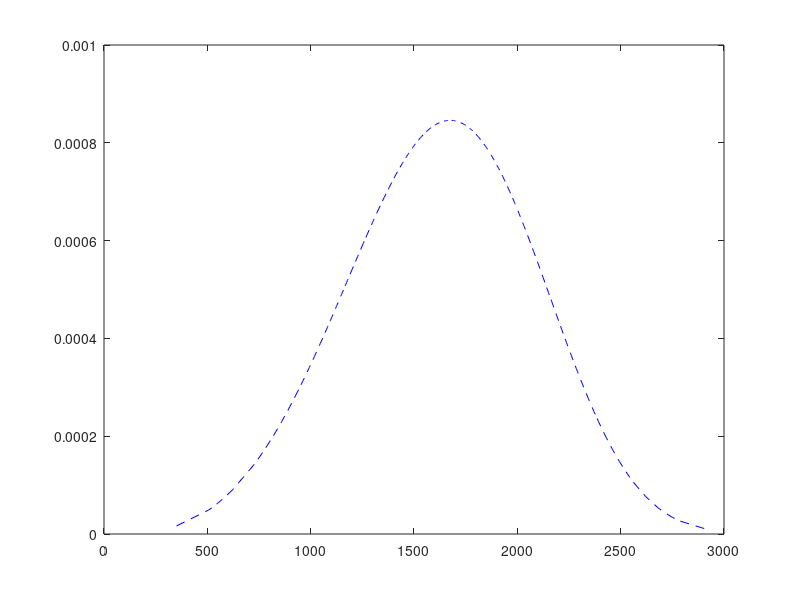

The MATLAB source for this figure: (Note: this script raises an error after producing the figure.)
%% ============== Part 1: Initialization & A Lot More ================
% Step 1: Initialization
%clearvars -except Experiment;


clear all; clc; close all


NumSims=1000;
NumParts3=2700;  
zwblB=1.3;
xwblB=4; 
zwblA=4000; %6000 
xwblA=1800; %3500
yUsedShift= 100;
zUsedShift=1000; 
xUsedShift=100; 

CMSOngoingCosts=20000/60;
CMSOneTimeCosts=0;





% Step 2: Defining the machining paths
%  We start by defining the setup of the manufacturing system 




%Machines that perform Class A: Drilling operations
ClassAOpMach = [1 2 3]; 
%Machines that perform Class B: Boring operations
ClassBOpMach = [4 5 6 7 8]; 
%Machines that perform Class C: Laser Engraving operations
ClassCOpMach = [9 10];

permA=perms(ClassAOpMach); permA=permA(:,1); permA=unique(permA,'rows');
permB=perms(ClassBOpMach); permB=permB(:,1:2); permB=unique(permB,'rows');
permC=perms(ClassCOpMach); permC=permC(:,1); permC=unique(permC,'rows');

indMatLen=length(permA)*length(permB)*length(permC);
indMat=ones(indMatLen,3).*repmat((1:indMatLen)',1,3);

indMat(:,1)=(rem((indMat(:,1)-1),length(permA)))+1;
indMat(:,2)=(rem((indMat(:,2)-1-indMat(:,1)+1)/length(permA),length(permB)))+1;
mMat=(indMat(:,3)-1-indMat(:,1)+1)/length(permA);
indMat(:,3)=(rem((mMat-indMat(:,2)+1)/length(permB),length(permC)))+1;

permAmat=permA(indMat(:,1));
permBmat=permB(indMat(:,2),:);
permCmat=permC(indMat(:,3));

% Due to the order of machines in a path:
AllPossiblePaths=[permAmat permBmat(:,1) permCmat permBmat(:,2)];

%Select the paths considered by simulation:
NumRows=120;
SelRows=randperm(size(AllPossiblePaths,1),NumRows);
SelUniquePaths=AllPossiblePaths(SelRows,:);

% Now we can create a Unique Paths matrix with:
UniquePaths=mat2cell(SelUniquePaths,ones(1,size(SelUniquePaths,1)),size(SelUniquePaths,2));



% =============== Part 2: Include Fail Time Probability Distributions  ================
% Example to incorporate probability distributions of machine failure times

% Look for failure times for our 10 machines, with different sets of 
% underlying fail-time probability distributions


% =============================
% Step #1: Initializations

% Total number of available machines
NumNodes = max(horzcat(UniquePaths{:})); 

% Simulation/operation duration is 45 minutes (2700 seconds)
% NumParts3=2700;  

% Added value by each 'good' machine
ProdVal3 = 2;

% Subtracted value by each 'bad' machine (post-degradation)
BadLevel3 = -3;

% Acceptable limit of product value
GoodLim=0;


% ============================
% Step #2: Each class of machines (Class A, Class B, Class C) has 
% its own life distribution, by which where the failure times come from

% Class A-operation Machine Distributions:
theta=4800;
y=floor(sort(exprnd(theta*ones(1,length(ClassAOpMach)))));
fy=(1/theta)*exp(-y./theta);
ExpShapes=20;
yShape=floor(sort(exprnd(theta*ones(1,ExpShapes*length(ClassAOpMach))))); % ceil() or floor() is optional
fyShape=(1/theta)*exp(-yShape./theta);


% Class B-operation Machine Distributions:
% 1st Weibull distribution set:
    %Shape parameter, beta, unitless:
%zwblB=1.3; %1.3
    %Scale parameter, alpha, in seconds: 
    % close def'n: at what point of time does the curve has the smallest 
    % derivative determines "spread" of the distribution
% zwblA=1000; 
z=floor(sort(wblrnd(zwblA,zwblB,[1,length(ClassBOpMach)]))); 
fz=(zwblB/(zwblA^zwblB)).*(z.^(zwblB-1)).*exp(-((z./zwblA).^(zwblB)));
% For a more clear shape of the distribution:
WeibullShapes=50;
zShape=floor(sort(wblrnd(zwblA,zwblB,[1,WeibullShapes*length(ClassBOpMach)]))); 
fzShape=(zwblB/(zwblA^zwblB)).*(zShape.^(zwblB-1)).*exp(-((zShape./zwblA).^(zwblB)));

% Class C-operation Machine Distributions:
% 2nd Weibull distribution set:
%     %Shape parameter, beta, unitless:
% xwblB=4; 
    %Scale parameter, alpha, in seconds: 
    % close def'n: at what point of time does the curve has the smallest 
    % derivative determines "spread" of the distribution
% xwblA=1800; 
x=floor(sort(wblrnd(xwblA,xwblB,[1,length(ClassCOpMach)]))); 
fx=(xwblB/(xwblA^xwblB)).*(x.^(xwblB-1)).*exp(-((x./xwblA).^(xwblB)));
% For a more clear shape of the distribution:
% WeibullShapes=20;
xShape=floor(sort(wblrnd(xwblA,xwblB,[1,200*length(ClassCOpMach)]))); 
fxShape=(xwblB/(xwblA^xwblB)).*(xShape.^(xwblB-1)).*exp(-((xShape./xwblA).^(xwblB)));


% Plot of the machines by underlying distribution of fail times
figure(22); plot(xShape,fxShape,'b--')
hold on;
xline(NumParts3);
hold off;
legend('Weibull Distribution; (Alpha, Beta) = (3800, 4)',...
    'Production Stop','location','northeast')
title({'Estimated Life Distribution',...
    'for Laser Engraving Machine'})
xlabel('Time (Minutes)')


tiempo=1:NumParts3;

%
% Class A-operation Machine, Exponential instantaneous failure rate:
hY=(1/theta).*ones(1,length(tiempo+yUsedShift));
% Class B-operation Machine, Weibull-1 instantaneous failure rate:
hZ=(zwblB/zwblA)*(((tiempo+zUsedShift)./zwblA).^(zwblB-1)); 
% Class C-operation Machine, Weibull-2 instantaneous failure rate:
hX=(xwblB/xwblA)*(((tiempo+xUsedShift)./xwblA).^(xwblB-1)); 


% Class A-operation Machines (Exponential distribution):
numFailModesClassAy=1;
aY= ones(numFailModesClassAy,length(tiempo));

% Class B-operation Machines (Weibull-1 distribution):
numFailModesClassBz=2;
minaZ=0;
maxaZ=1;
aZ=[0.3*ones(1,length(tiempo)); 0.7*ones(1,length(tiempo))];
%aZ=randfixedsum(numFailModesClassBz,length(tiempo),1,minaZ,maxaZ); %Using a function from Mathworks File Exchange

% Class C-operation Machines (Weibull-2 distribution):
numFailModesClassCx=3;
minaX=0;
maxaX=1;
aX=[0.2*ones(1,length(tiempo)); 0.5*ones(1,length(tiempo));0.3*ones(1,length(tiempo))];

%aX=randfixedsum(numFailModesClassCx,length(tiempo),1,minaX,maxaX); %Using a function from Mathworks File Exchange


figure(23);
plot(tiempo,hX,'b--','DisplayName','Weibull Instantaneous Failure Rate')
title({'Instantaneous Failure Rates & Their Failure Mode Ratios',...
    'for Laser Engraving Machine'})
xlabel('Time (Minutes)');
hold on
for kk=1:numFailModesClassCx
    clr3=kk/numFailModesClassCx;
    plot(tiempo,mean(aX(kk,:)).*hX,'LineStyle',':','Color',[0 0 clr3],'DisplayName',strcat('Failure Mode Ratio ', num2str(kk)));
end
%for journal sim:
% mean(aX(kk,end-4:end))
legend('location','east')

hold off



% Beta represents the conditional probability that a failure will result in 
    % identified severities, given that the failure mode actually occurs
BetaY=0.6;%unifrnd(.5,1,[numFailModesClassAy,1]);
BetaZ=[0.72; 0.63];%unifrnd(.75,1,[numFailModesClassBz,1]);
BetaX=[0.85; 0.58; 0.54]; %unifrnd(.6,1,[numFailModesClassCx,1]);

figure(24);
hold on;
for kk=1:numFailModesClassCx
    clr3=kk/numFailModesClassCx;
    plot(tiempo,BetaX.*ones(1,length(tiempo)),'LineStyle','--','Color',[0 0 clr3],'DisplayName', ...
        strcat('Conditional Probability for Failure Mode: ', num2str(kk)));
end
xlabel('Time (Minutes)');
title({'Conditional Probability to Result in Identified Severity',...
    'for Laser Engraving Machine'})
legend('location','east')
hold off;


tiempoAy=1:NumParts3+yUsedShift;
hYTot=(1/theta).*ones(1,length(tiempoAy));
hYinteg=cumtrapz(hYTot);
hYinteg=hYinteg(yUsedShift+1:NumParts3+yUsedShift);

tiempoBz=1:NumParts3+zUsedShift;
hZTot=(zwblB/zwblA)*(((tiempoBz)./zwblA).^(zwblB-1));
hZinteg=cumtrapz(hZTot);
hZinteg=hZinteg(zUsedShift+1:NumParts3+zUsedShift);

tiempoCx=1:NumParts3+xUsedShift;
hXTot=(xwblB/xwblA)*(((tiempoCx)./xwblA).^(xwblB-1));
hXinteg=cumtrapz(hXTot);
hXinteg=hXinteg(xUsedShift+1:NumParts3+xUsedShift);



CostsAy=[118]; %unifrnd(110,130,[numFailModesClassAy,1]); %Class A, Exponential Machines, 1 failure mode
CostsBz=[155; 189]; %unifrnd(170,190,[numFailModesClassBz,1]); %Class B, Weibull-1 Machines, 2 failure modes
CostsCx=[67; 96; 150]; %unifrnd(50,180,[numFailModesClassCx,1]); %Class C, Weibull-2 Machines, 3 failure modes

figure(26);
% title({'Severity of Failure Modes',...
%         'for Laser Engraving Machine'})
title('Severity of Failure Modes')
ylabel('Dollars');
xlabel('Minutes');
hold on
% for jj=1:numFailModesClassAy
%     clr2=jj/numFailModesClassAy;
%     plot(tiempo,CostsAy(jj).*ones(1,length(tiempo)),'LineStyle',':','Color',[clr2 0 0],'DisplayName', ...
%         strcat('Costs for Class A, Exponential Machine Failure Mode: ', num2str(jj)));
% end
% 
% for ii=1:numFailModesClassBz
%     clr1=ii/numFailModesClassBz;
%     plot(tiempo,CostsBz(ii).*ones(1,length(tiempo)),'LineStyle','-','Color',[0 0 clr1],'DisplayName', ...
%         strcat('Costs for Class B, Weibull-1 Machine Failure Mode: ', num2str(ii)));
% end

for kk=1:numFailModesClassCx
    clr3=kk/numFailModesClassCx;
    plot(tiempo,CostsCx(kk).*ones(1,length(tiempo)),'LineStyle','--','DisplayName', ...
        sprintf('Failure Mode %i',kk));
end
ylim([0 210]);
xlim([0 NumParts3]);
legend('location','northwest')
hold off



% ============================
% Step #9: Calculating Occurrence:

% figure(27);
% hold on
% title({'Failure Mode Occurrence, as Criticality(Cm),',...
%     'for Laser Engraving Machine'})
% xlabel('Time (Minutes)');

BetaYFun=BetaY.*ones(numFailModesClassAy,length(tiempo)); %1 by 2700
BetaZFun=BetaZ.*ones(numFailModesClassBz,length(tiempo)); %2 by 2700
BetaXFun=BetaX.*ones(numFailModesClassCx,length(tiempo)); %3 by 2700

hYintegFun=repmat(hYinteg,numFailModesClassAy,1);
hZintegFun=repmat(hZinteg,numFailModesClassBz,1);
hXintegFun=repmat(hXinteg,numFailModesClassCx,1);

CriticalityAy = BetaYFun.*aY.*hYintegFun;%Failure Mode Criticalities for Class A, Exponential Machines
CriticalityBz = BetaZFun.*aZ.*hZintegFun;%Failure Mode Criticalities for Class B, Weibull-1 Machines
CriticalityCx = BetaXFun.*aX.*hXintegFun;%Failure Mode Criticalities for Class C, Weibull-2 Machines

% ============================
% Step #10: Calculating Risks:


figure(28);
title('Individual Failure Mode Risk')
ylabel('Cost Risk (in Dollars)');
xlim([0 NumParts3]);
xlabel('Minutes');

hold on
CostAyFun=CostsAy.*ones(numFailModesClassAy,length(tiempo));
CostBzFun=CostsBz.*ones(numFailModesClassBz,length(tiempo));
CostCxFun=CostsCx.*ones(numFailModesClassCx,length(tiempo));


%Risk of failure modes of a Class A, Exponential Machine
RiskAyFun = CostAyFun.*CriticalityAy;
%Risk of failure modes of a Class B, Weibull-1 Machine
RiskBzFun = CostBzFun.*CriticalityBz;
%Risk of failure modes of a Class C, Weibull-2 Machine
RiskCxFun = CostCxFun.*CriticalityCx;

for kk=1:1
    clr3=kk/numFailModesClassCx;
    plot(tiempo,RiskCxFun(kk,:),'LineStyle','--','DisplayName', ...
        sprintf('Failure Mode %i',kk));
end

legend('location','northwest')
hold off

ComponentRiskAy=sum(RiskAyFun,1);
ComponentRiskBz=sum(RiskBzFun,1);
ComponentRiskCx=sum(RiskCxFun,1);

figure(29);
hold on;
plot(tiempo,length(ClassCOpMach)*ComponentRiskCx,'LineStyle','--','Color',[0 0 1],'DisplayName', ...
    'One Machine (Sum of Failure Mode Risks)');
legend('location','northwest')
title('Aggregated Cost Risks')
xlabel('Minutes');
ylabel('Cost Risk (in Dollars)');
xlim([0 NumParts3]);
% hold off
% 
% 
% figure(30);
SystemRisk=length(ClassAOpMach)*ComponentRiskAy + length(ClassBOpMach)*ComponentRiskBz +length(ClassCOpMach)*ComponentRiskCx;
% % ALT:
%   SystemRisk = 1*ComponentRiskAy + 2*ComponentRiskBz + 1*ComponentRiskCx;
plot(tiempo,SystemRisk,'LineStyle','--','Color',[1 0 0],'DisplayName', ...
    'Total Asset (All Machines Considered)');
% hold on;
% title('Total System Risk (all the machines)');
%legend('location','east')
NodePresence=nan(1,NumNodes);
for ii=1:NumNodes
     NodePresence(1,ii)=length(find(horzcat(UniquePaths{:})==ii));
end
NodePresencePreNorm=NodePresence/max(NodePresence);
NodePresenceNorm=NodePresencePreNorm + (1-mean(NodePresencePreNorm));
%NodePresenceNorm=(NodePresence-min(NodePresence))/(max(NodePresence)-min(NodePresence));
% 

a=zeros(1,10);a(ClassAOpMach)=1;
b=zeros(1,10);b(ClassBOpMach)=1;
c=zeros(1,10);c(ClassCOpMach)=1;
 WeightedSystemRisk=sum(NodePresenceNorm.*a)*ComponentRiskAy + ...
     sum(NodePresenceNorm.*b)*ComponentRiskBz + sum(NodePresenceNorm.*c)*ComponentRiskCx;
% % ALT: 
% WeightedSystemRisk=1*mean(nonzeros(NodePresenceNorm.*ClassAidx))*ComponentRiskAy + ...
%     2*mean(nonzeros(NodePresenceNorm.*ClassBidx))*ComponentRiskBz + 1*mean(nonzeros(NodePresenceNorm.*ClassCidx))*ComponentRiskCx;


% plot(tiempo,WeightedSystemRisk,'LineStyle',':','Color',[0.25 0.25 0.25]);
% legend('System (Scenario) Risk','Weighted System Risk','location','northwest');
hold off;




PathsMap = zeros(length(UniquePaths),NumNodes); 
for upi = 1:length(UniquePaths)
    PathsMap(upi,UniquePaths{upi}) = 1; 
end
PathRisk=zeros(length(UniquePaths),length(SystemRisk));



for kk=1:length(UniquePaths)
    PathSetAy=sum(PathsMap(kk,:).*a);
    PathSetBz=sum(PathsMap(kk,:).*b);
    PathSetCx=sum(PathsMap(kk,:).*c);
    PathRisk(kk,:)=PathSetAy*ComponentRiskAy+PathSetBz*ComponentRiskBz +PathSetCx*ComponentRiskCx ;
end
PathNames = {};



% ============================
% Step #3: Not all machines start as brand new machines; some may have been used before
% y has fail times for Exponential Machines
% z has fail times for Weibull Machines
% Let us assume all the Weibull Machines have already been used for 4000 time units:
%close all; 
y=nan(NumSims,length(ClassAOpMach));
z=nan(NumSims,length(ClassBOpMach));
x=nan(NumSims,length(ClassCOpMach));

for qq=1:NumSims
    y(qq,:)=floor(sort(exprnd(theta*ones(1,length(ClassAOpMach)))));
    z(qq,:)=floor(sort(wblrnd(zwblA,zwblB,[1,length(ClassBOpMach)]))); 
    x(qq,:)=floor(sort(wblrnd(xwblA,xwblB,[1,length(ClassCOpMach)]))); 
end




y=y-yUsedShift;
z=z-zUsedShift;
x=x-xUsedShift;
allTimesTemp=[y z x];
allTimesTemp(allTimesTemp<1)=randi(1,size(allTimesTemp(allTimesTemp<1)));

yAll=allTimesTemp(:,1:length(ClassAOpMach));
zAll=allTimesTemp(:,1+length(ClassAOpMach):length(ClassAOpMach)+length(ClassBOpMach));
xAll=allTimesTemp(:,1+length(ClassAOpMach)+length(ClassBOpMach):end);



% ============================
% Step #4: If some fail times are outside simulation/operation duration
% (consider 45 minutes or 2700 seconds), drop them

% Vector of all machine failure times, regardless of distribution

AllMachineFailTimesAll=[yAll,zAll,xAll]; %Order of Class A, Class B, Class C 

PCPostCMSRisk=nan(NumParts3,NumSims);
PCNewValue_Alg=nan(NumParts3,NumSims);
PCNoAlg_RISK_scenario=nan(NumParts3,NumSims);
NoAlgoRiskAy=nan(NumParts3,NumSims);
NoAlgoRiskBz=nan(NumParts3,NumSims);
NoAlgoRiskCx=nan(NumParts3,NumSims);

tpProdCont=nan(NumParts3,NumSims);
tnProdCont=nan(NumParts3,NumSims);
fpProdCont=nan(NumParts3,NumSims);
fnProdCont=nan(NumParts3,NumSims);


for vv = 1:NumSims
    AllMachineFailTimes=AllMachineFailTimesAll(vv,:);
    while length(AllMachineFailTimes) ~= length(unique(AllMachineFailTimes))
        [~,ind]=unique(AllMachineFailTimes); ind=ind';
        duplicateInd=setdiff(1:length(AllMachineFailTimes),ind);
        AllMachineFailTimes(duplicateInd)=AllMachineFailTimes(duplicateInd)+1;
    end
    y=AllMachineFailTimes(1:length(ClassAOpMach));
    z=AllMachineFailTimes(1+length(ClassAOpMach):length(ClassAOpMach)+length(ClassBOpMach));
    x=AllMachineFailTimes(1+length(ClassAOpMach)+length(ClassBOpMach):end);

    % Dropping fail times that do not fall within simulation
    DegradeStart3=AllMachineFailTimes(AllMachineFailTimes<=NumParts3);

    %Store fail times that happen after the simulation
    DegaradePostSim=AllMachineFailTimes(AllMachineFailTimes>NumParts3);
    
    % ============================
    % Step #5: Define Set of Bad Machines. 
    % Each column is a machine that has gone bad and its 
    % degradation start time 
    %BadSet3 = sort(randperm(NumNodes,length(DegradeStart3)));
    BadSet3 = find(ismember(AllMachineFailTimes,DegradeStart3));
    MachineFailureTimes=[BadSet3;DegradeStart3];

    % Also defining the set of Machines that didn't go bad during the
    % simulated duration of operation
    PostSimFailSet=1:length(AllMachineFailTimes);
    PostSimFailSet(BadSet3)=[];
    MachinePostSimFailTimes=[PostSimFailSet;DegaradePostSim];
    
    % ============================
    % Step #6: Differentiate machines based on their distributions (class with
    % exponential distribution, class with weibull distribution, and so on)

    MachinesFailsInSeq=[sortrows(MachineFailureTimes',2)', sortrows(MachinePostSimFailTimes',2)'];

    % Class A: Exponential Machines
    ClassAidxFailSeq=ismember(MachinesFailsInSeq(2,:),y);
    ClassAMachinesAndFailTimes=[sortrows(MachinesFailsInSeq(:,ClassAidxFailSeq)',1)';ClassAOpMach]; %Last row provides us with original machine ID #s
    ClassAidx=zeros(1,NumNodes);
    ClassAidx(MachinesFailsInSeq(1,ClassAidxFailSeq))=1;

    % Class B: Weibull Type-1 Machines
    ClassBidxFailSeq=ismember(MachinesFailsInSeq(2,:),z);
    ClassBMachinesAndFailTimes=[sortrows(MachinesFailsInSeq(:,ClassBidxFailSeq)',1)';ClassBOpMach]; %Last row provides us with original machine ID #s
    ClassBidx=zeros(1,NumNodes);
    ClassBidx(MachinesFailsInSeq(1,ClassBidxFailSeq))=1;

    % Class C: Weibull Type-2 Machines
    ClassCidxFailSeq=ismember(MachinesFailsInSeq(2,:),x);
    ClassCMachinesAndFailTimes=[sortrows(MachinesFailsInSeq(:,ClassCidxFailSeq)',1)';ClassCOpMach]; %Last row provides us with original machine ID #s
    ClassCidx=zeros(1,NumNodes);
    ClassCidx(MachinesFailsInSeq(1,ClassCidxFailSeq))=1;

    %sort(AllMachineFailTimes)

    MFT=[BadSet3; DegradeStart3];
    BadSet4=nan(NumParts3,NumNodes);
    BadSet4(sub2ind(size(BadSet4),MFT(2,:),MFT(1,:)))=MFT(1,:);
    [r,c]=find(~isnan(BadSet4));
    for dd=1:length(r)
        BadSet4(r(dd):end,c(dd))=BadSet4(r(dd),c(dd));
    end
    BadSet4Baseline=BadSet4;
    GoodSet=1:10;
    GoodSet(BadSet3)=[];

    GoodSet4=ones(NumParts3,NumNodes);
    GoodSet4(~isnan(BadSet4))=nan;
    GoodSet4=GoodSet4.*(1:NumNodes);


    %StartValue=Exp3.Output.PartPath;
    StartValue=0; %temporary, until I redo another example where I run 
                    % FunMfgSimulator_v02.m all over again.

    BadShift = ProdVal3*ones(length(BadSet3)+1,NumNodes);
    for i=1:length(BadSet3)
        BadShift(i+1,BadSet3(1:i)) = BadLevel3;
    end

    for pp = 1:NumParts3
        PartPath{pp} = UniquePaths{randi(length(UniquePaths))}; 
        if (isempty(DegradeStart3)==1)
            Shift=BadShift(1,:);
            PartQuality(pp) = StartValue + sum(Shift(PartPath{pp}))-rand*.01;

        elseif pp <= DegradeStart3(1)
            Shift=BadShift(1,:);
            PartQuality(pp) = StartValue + sum(Shift(PartPath{pp}))-rand*.01;
        else
            ShiftFinder=find(DegradeStart3<pp);
            ShiftFinder=ShiftFinder(end);
            Shift=BadShift(ShiftFinder+1,:);
            PartQuality(pp) = StartValue + sum(Shift(PartPath{pp}))-rand*.01;

        end
        %Parts output time: they come out pretty uniformly, per unit of time
        %given some small randomness
        PartOutTime(pp) = pp+rand*.2;
    end           

    %Sort Parts by Production Time
    [PartOutTime, ti] = sort(PartOutTime); %ti is the index of sorted parts
    %Using the same sort index, here we make sure the part quality and path 
    %values refer to the same product:
    PartQuality = PartQuality(ti); 
    PartPath = PartPath(ti);


    Win = max(10,floor(NumParts3/100)); %Win=10 in the example with NumParts=500

    %Moving Window of:
    PWN = nan(Win,NumNodes);%Part Quality With Node
    PWON = nan(Win,NumNodes);%Part Qualty Without Node
    %Average of Windows
    QWithN = nan(NumParts3,NumNodes);%Average Quality With Node
    QWithoutN = nan(NumParts3,NumNodes);%Average Quality Without Node

    ProdContThresh=-0.1;

    ProdCont=nan(NumParts3,NumNodes);
    ProdContNorm=nan(NumParts3,NumNodes);
    
%     tpProdCont=nan(NumParts3,1);
%     tnProdCont=nan(NumParts3,1);
%     fpProdCont=nan(NumParts3,1);
%     fnProdCont=nan(NumParts3,1);
    
    fprProdCont=nan(NumParts3,1);
    tprProdCont=nan(NumParts3,1);
    fnrProdCont=nan(NumParts3,1);

    tpAy_PC=nan(NumParts3,1);
    tpBz_PC=nan(NumParts3,1);
    tpCx_PC=nan(NumParts3,1);

    fpAy_PC=nan(NumParts3,1);
    fpBz_PC=nan(NumParts3,1);
    fpCx_PC=nan(NumParts3,1);

    fnAy_PC=nan(NumParts3,1);
    fnBz_PC=nan(NumParts3,1);
    fnCx_PC=nan(NumParts3,1);

    tnAy_PC=nan(NumParts3,1);
    tnBz_PC=nan(NumParts3,1);
    tnCx_PC=nan(NumParts3,1);

    PartQualityUB = StartValue+(length(UniquePaths{1})*ProdVal3);
    if length(BadSet3)<length(UniquePaths{1})
        PartQualityLB = StartValue + (length(BadSet3)*BadLevel3) + ((length(UniquePaths{1}) - length(BadSet3))*ProdVal3);
    else
        PartQualityLB = StartValue+length(UniquePaths{1})*BadLevel3;
    end
    ProdContRange = PartQualityUB - PartQualityLB;

    NodeNames={};
    for Ni = 1:NumNodes  
        NodeNames{Ni} = sprintf('Node #%i',Ni);
    end

    CostCheckAy=20;
   % CostFixAy=4;
   % CostMissAy=16;

    PCCorrMaintAy=nan(NumParts3,1);
    PCContFailAy= nan(NumParts3,1);
    PCUnnecessaryMaintAy=nan(NumParts3,1);

        % For the weibull-1 machines:
    CostCheckBz=30;
    %CostFixBz=8;
    %CostMissBz=12;

    PCCorrMaintBz=nan(NumParts3,1);
    PCContFailBz= nan(NumParts3,1);
    PCUnnecessaryMaintBz=nan(NumParts3,1);

        % For the weibull-2 machines:
    CostCheckCx=45;
    %CostFixCx=10;
   % CostMissCx=20;
    PCCorrMaintCx=nan(NumParts3,1);
    PCContFailCx= nan(NumParts3,1);
    PCUnnecessaryMaintCx=nan(NumParts3,1);


    PCPostAlg_RISK_scenario=nan(NumParts3,1);
    PCValue_Alg=nan(NumParts3,1);
    PCAlgorithmsRisk=nan(NumParts3,1);

    PostAlgoRiskAy=nan(NumParts3,1);
    PostAlgoRiskBz=nan(NumParts3,1);
    PostAlgoRiskCx=nan(NumParts3,1);

    for pp = 1:NumParts3
        %Place Part Quality in Appropriate Windowed Bins
        for Ni = 1:NumNodes
            %If Part Passed this Node (machining stage)
            if any(PartPath{pp}==Ni)
                PWN(:,Ni) = [PWN(2:end,Ni); PartQuality(pp)]; %moving window, row is the window of (10) products and column is each machine/node
            else
                %If Part Did Not Pass Through This Node
                PWON(:,Ni) = [PWON(2:end,Ni); PartQuality(pp)];
            end
        end
        QWithN(pp,:)   = nanmean(PWN);  %Average of each PWN column; each column characterizes a machine/node
        QWithoutN(pp,:)= nanmean(PWON); %Average of each PWON column; each column characterizes a machine/node
        ProdCont(pp,:)=QWithN(pp,:)-QWithoutN(pp,:);
        ProdContNorm(pp,:)=ProdCont(pp,:)/abs(ProdContRange);
        %plot(1:pp,ProdContNorm(1:pp,:))
        %pause(2);
        %clf;

        BS4=BadSet4(pp,~isnan(BadSet4(pp,:)));
        GS4=GoodSet4(pp,~isnan(GoodSet4(pp,:)));
        tpProdCont(pp,vv)=sum(ProdContNorm(pp,BS4)<=ProdContThresh);
        fpProdCont(pp,vv)=sum(ProdContNorm(pp,GS4)<=ProdContThresh);
        fnProdCont(pp,vv)=sum(ProdContNorm(pp,BS4)>ProdContThresh);
        tnProdCont(pp,vv)=sum(ProdContNorm(pp,GS4)>ProdContThresh);

        fprProdCont(pp)=fpProdCont(pp,vv)/(tnProdCont(pp,vv)+fpProdCont(pp,vv));
        tprProdCont(pp)=tpProdCont(pp,vv)/(tpProdCont(pp,vv)+fnProdCont(pp,vv));
        fnrProdCont(pp)=1-tprProdCont(pp);

        tpAy_PC(pp)=sum((ProdContNorm(pp,BS4)<=ProdContThresh).*ClassAidx(BS4));
        tpBz_PC(pp)=sum((ProdContNorm(pp,BS4)<=ProdContThresh).*ClassBidx(BS4));
        tpCx_PC(pp)=sum((ProdContNorm(pp,BS4)<=ProdContThresh).*ClassCidx(BS4));

        fpAy_PC(pp)=sum((ProdContNorm(pp,GS4)<=ProdContThresh).*ClassAidx(GS4));
        fpBz_PC(pp)=sum((ProdContNorm(pp,GS4)<=ProdContThresh).*ClassBidx(GS4));
        fpCx_PC(pp)=sum((ProdContNorm(pp,GS4)<=ProdContThresh).*ClassCidx(GS4));

        fnAy_PC(pp)=sum((ProdContNorm(pp,BS4)>ProdContThresh).*ClassAidx(BS4));
        fnBz_PC(pp)=sum((ProdContNorm(pp,BS4)>ProdContThresh).*ClassBidx(BS4));
        fnCx_PC(pp)=sum((ProdContNorm(pp,BS4)>ProdContThresh).*ClassCidx(BS4));

        tnAy_PC(pp)=sum((ProdContNorm(pp,GS4)>ProdContThresh).*ClassAidx(GS4));
        tnBz_PC(pp)=sum((ProdContNorm(pp,GS4)>ProdContThresh).*ClassBidx(GS4));
        tnCx_PC(pp)=sum((ProdContNorm(pp,GS4)>ProdContThresh).*ClassCidx(GS4));


        

        % For the exponential machines:
        NoAlgoRiskAy(pp,vv)=sum(~isnan(BadSet4Baseline(pp,:)).*ClassAidx)*sum(aY(:,pp).*CostAyFun(:,pp));
                % For the weibull-1 machines:
        NoAlgoRiskBz(pp,vv)=sum(~isnan(BadSet4Baseline(pp,:)).*ClassBidx)*sum(aZ(:,pp).*CostBzFun(:,pp));
                % For the weibull-2 machines:
        NoAlgoRiskCx(pp,vv)=sum(~isnan(BadSet4Baseline(pp,:)).*ClassCidx)*sum(aX(:,pp).*CostCxFun(:,pp));

        tpCoeff=0.3; %Cost of check and fix (repair)
        fnCoeff=1.3; %Cost Miss
    % For the exponential machines:
        PostAlgoRiskAy(pp)=...%(tnAy_PC(pp)+fpAy_PC(pp))*sum(aY(:,pp).*CostAyFun(:,pp))...
            tpAy_PC(pp)*tpCoeff*sum(aY(:,pp).*CostAyFun(:,pp))...
            + fpAy_PC(pp)*CostCheckAy...
            + fnAy_PC(pp)*fnCoeff*sum(aY(:,pp).*CostAyFun(:,pp));
            %+ tpAy_PC(pp)*(CostCheckAy+CostFixAy) ...
            %+ fnAy_PC(pp)*CostMissAy ...

                % For the weibull-1 machines:
        PostAlgoRiskBz(pp)=...%(tnBz_PC(pp)+fpBz_PC(pp))*sum(aZ(:,pp).*CostBzFun(:,pp))...
            tpBz_PC(pp)*tpCoeff*sum(aZ(:,pp).*CostBzFun(:,pp))...
            + fpBz_PC(pp)*CostCheckBz...
            + fnBz_PC(pp)*fnCoeff*sum(aZ(:,pp).*CostBzFun(:,pp));
        % + fnBz_PC(pp)*CostMissBz ...
        %+ tpBz_PC(pp)*(CostCheckBz+CostFixBz) ...

                % For the weibull-2 machines:
        PostAlgoRiskCx(pp)=...%(tnCx_PC(pp)+fpCx_PC(pp))*sum(aX(:,pp).*CostCxFun(:,pp))...
            tpCx_PC(pp)*tpCoeff* sum(aX(:,pp).*CostCxFun(:,pp))...
            + fpCx_PC(pp)*CostCheckCx ...
            + fnCx_PC(pp)*fnCoeff*sum(aX(:,pp).*CostCxFun(:,pp));
           % + tpCx_PC(pp)*(CostCheckCx+CostFixCx) ...
           % + fnCx_PC(pp)*CostMissCx ...

   
        PCPostCMSRisk(pp,vv)=PostAlgoRiskAy(pp) + PostAlgoRiskBz(pp) + PostAlgoRiskCx(pp);
        %PCNoAlg_RISK_scenario = SystemRisk(pp); % inherent system risk
        PCNoAlg_RISK_scenario(pp,vv) = NoAlgoRiskAy(pp,vv) + NoAlgoRiskBz(pp,vv) + NoAlgoRiskCx(pp,vv);
        PCNewValue_Alg(pp,vv) = PCNoAlg_RISK_scenario(pp,vv) - PCPostCMSRisk(pp,vv);
        
        if tpProdCont(pp,vv)>0
           RepairedMachines=nonzeros((ProdContNorm(pp,BS4)<=ProdContThresh).*BS4)';
           for ww=1:length(RepairedMachines)
               RepairedIndx=zeros(1,NumNodes);
               RepairedIndx(RepairedMachines(ww))=1;
               RepairedNewTime=sum(RepairedIndx.*ClassAidx)*floor(sort(exprnd(theta*ones(1,1))))...
                   + sum(RepairedIndx.*ClassBidx)*floor(sort(wblrnd(zwblA,zwblB,[1,1])))...
                   + sum(RepairedIndx.*ClassCidx)*floor(sort(wblrnd(xwblA,xwblB,[1,1])));
               DegradeStart3(BadSet3==RepairedMachines(ww))=DegradeStart3(BadSet3==RepairedMachines(ww)) + RepairedNewTime;
 %             BadSet3(BadSet3==RepairedMachines(ww))=[]; 

 
               BadSet4(pp+1:end,RepairedMachines(ww))=nan;
               if DegradeStart3(BadSet3==RepairedMachines(ww)) < NumParts3
                   BadSet4(DegradeStart3(BadSet3==RepairedMachines(ww)):end,RepairedMachines(ww))=RepairedMachines(ww);
               end
           end
            
            GoodSet=1:10;
            GoodSet(BadSet3)=[];

            GoodSet4=ones(NumParts3,NumNodes);
            GoodSet4(~isnan(BadSet4))=nan;
            GoodSet4=GoodSet4.*(1:NumNodes);


            BadShift = ProdVal3*ones(length(BadSet3)+1,NumNodes);
            for i=1:length(BadSet3)
                BadShift(i+1,BadSet3(1:i)) = BadLevel3;
            end

            for zz = pp+1:NumParts3
                PartPath{zz} = UniquePaths{randi(length(UniquePaths))}; 
                if (isempty(DegradeStart3)==1)
                    Shift=BadShift(1,:);
                    PartQuality(zz) = StartValue + sum(Shift(PartPath{zz}))-rand*.01;

                elseif zz <= min(DegradeStart3)
                    Shift=BadShift(1,:);
                    PartQuality(zz) = StartValue + sum(Shift(PartPath{zz}))-rand*.01;
                else
                    ShiftFinder=find(DegradeStart3<zz);
                    ShiftFinder=ShiftFinder(end);
                    Shift=BadShift(ShiftFinder+1,:);
                    PartQuality(zz) = StartValue + sum(Shift(PartPath{zz}))-rand*.01;

                end
                %Parts output time: they come out pretty uniformly, per unit of time
                %given some small randomness
                PartOutTime(zz) = zz+rand*.2;
            end           

            %Sort Parts by Production Time
            [PartOutTime, ti] = sort(PartOutTime); %ti is the index of sorted parts
            %Using the same sort index, here we make sure the part quality and path 
            %values refer to the same product:
            PartQuality = PartQuality(ti); 
            PartPath = PartPath(ti);

       end

        
    end

end


NoAlgoRiskAyCompAVG=mean(NoAlgoRiskAy,2)/sum(ClassAidx);
NoAlgoRiskBzCompAVG=mean(NoAlgoRiskBz,2)/sum(ClassBidx);
NoAlgoRiskCxCompAVG=mean(NoAlgoRiskCx,2)/sum(ClassCidx);



PCPostCMSRiskSTD=std(PCPostCMSRisk,0,2);
PCPostCMSRiskAVG=mean(PCPostCMSRisk,2);

PCNoAlg_RISK_scenarioSTD=std(PCNoAlg_RISK_scenario,0,2);
PCNoAlg_RISK_scenarioAVG=mean(PCNoAlg_RISK_scenario,2);

% PCNewValue_AlgSTD=std(PCNewValue_Alg,0,2);
PCNewValue_AlgAVG=mean(PCNewValue_Alg,2);


% ROI Stuff Here

PCNewValue_AlgAVGUpd=PCNewValue_AlgAVG-CMSOngoingCosts-CMSOneTimeCosts;

upperPCPostCMSRiskAVGSTD=PCPostCMSRiskAVG+PCPostCMSRiskSTD;
lowerPCPostCMSRiskAVGSTD=PCPostCMSRiskAVG-PCPostCMSRiskSTD;
PCNoAlg_RISK_scenarioUpper=PCNoAlg_RISK_scenarioAVG + PCNoAlg_RISK_scenarioSTD;
PCNoAlg_RISK_scenarioLower=PCNoAlg_RISK_scenarioAVG - PCNoAlg_RISK_scenarioSTD;

PCNewValue_AlgSTD=sqrt((PCNoAlg_RISK_scenarioSTD.^2)+(PCPostCMSRiskSTD.^2)-2*sum(((PCNoAlg_RISK_scenario-PCNoAlg_RISK_scenarioAVG).*(PCPostCMSRisk-PCPostCMSRiskAVG)/NumSims),2) );
%size(tst)

upperROI=PCNewValue_AlgAVGUpd + PCNewValue_AlgSTD ;
lowerROI=PCNewValue_AlgAVGUpd - PCNewValue_AlgSTD;

RiskValMat=[PCNewValue_AlgAVGUpd];
RiskValMat2=[PCNoAlg_RISK_scenarioAVG, PCPostCMSRiskAVG];

figure(35);
h9=plot(1:pp,RiskValMat(1:pp,:));
hold on;
h99=fill([1:pp fliplr(1:pp)], [upperROI' fliplr(lowerROI')], [1 .8 .77], 'linestyle', 'none');
alpha(h99,0.6)
legend({'Expected Value of Applied CMS','Standard Deviation'},'location','northwest');
xlabel('Minutes')
ylabel('Cost Risk (in Dollars)');
xlim([0 NumParts3]);
ylim([-200 1200]);
title('Cost Benefit of CMS to Asset')
hold off;


figure(36);
plot(1:pp,RiskValMat2(1:pp,:));
hold on;
h7=fill([1:pp fliplr(1:pp)],[PCNoAlg_RISK_scenarioUpper' fliplr(PCNoAlg_RISK_scenarioLower')], [.7 .8 1],...
    [1:pp fliplr(1:pp)], [upperPCPostCMSRiskAVGSTD' fliplr(lowerPCPostCMSRiskAVGSTD')], [1 .8 .7], 'linestyle', 'none');
alpha(h7,0.3)

legend({'Baseline Risk (Without CMS)','Expected Risk With CMS','Standard Deviation for Baseline (Without CMS)','Standard Deviation for CMS Risk'},'location','northwest');
title('Asset Risks');
xlabel('Minutes')
ylabel('Cost Risk (in Dollars)');
xlim([0 NumParts3]);
ylim([-200 1200]);
hold off;

figure(37);
plot(1:pp,[PCNoAlg_RISK_scenarioAVG(1:pp), NoAlgoRiskCxCompAVG(1:pp), aX(2,end)*NoAlgoRiskCxCompAVG(1:pp)]);
hold on;
%hf1=fill([1:pp fliplr(1:pp)],[PCNoAlg_RISK_scenarioUpper' fliplr(PCNoAlg_RISK_scenarioLower')], [.7 .8 1], 'linestyle', 'none');
%alpha(hf1,0.3)

legend('Total Asset (All Machines Considered)','One Machine (Sum of Failure Mode Risks)', 'Failure Mode Risk For One Machine','location','northwest');
title('Aggregated Cost Risks');
xlabel('Minutes')
ylabel('Cost Risk (in Dollars)');
xlim([0 NumParts3]);
ylim([-200 1200]);
hold off;





ROItotal=cumtrapz(PCNewValue_AlgAVGUpd);
lowerROItotal=cumtrapz(lowerROI);
upperROItotal=cumtrapz(upperROI);

ROItotal=ROItotal(end)
MAE=mean(abs(SystemRisk'-PCNoAlg_RISK_scenarioAVG))
MC_Uncertainty=0;
% monte carlo analysis, the true expected value uncertainty is std/sqrt(#runs)

%Average Confusion Matrix Occurrence Per Simulation
tpOccurr=sum(mean(tpProdCont,2))
fpOccurr=mean(mean(fpProdCont,2))
fnOccurr=mean(mean(fnProdCont,2))
tnOccurr=mean(mean(tnProdCont,2))

tprOccurr=tpOccurr/(tpOccurr+fnOccurr)
fprOccurr=fpOccurr/(fpOccurr+tnOccurr)
fnrOccurr=1-tprOccurr

%Weighted average cost of a tp,fp,fn, without taking into account the
%failure distributions of the machines (only the distribution of their
%availability numbers)
tpAvgCost=tpCoeff*0.2*sum(aX(:,pp).*CostCxFun(:,pp))+...
    tpCoeff*0.5*sum(aZ(:,pp).*CostBzFun(:,pp))+tpCoeff*0.3*sum(aY(:,pp).*CostAyFun(:,pp))
fpAvgCost=CostCheckAy*.3+CostCheckBz*.5+CostCheckCx*.2
fnAvgCost=fnCoeff*sum(aY(:,pp).*CostAyFun(:,pp))*.3+...
    fnCoeff*sum(aZ(:,pp).*CostBzFun(:,pp))*.5+fnCoeff*sum(aX(:,pp).*CostCxFun(:,pp))*.2


tpOccurr*tpAvgCost+sum(mean(fpProdCont,2))*fpAvgCost+...
    sum(mean(fnProdCont,2))*fnAvgCost
%Should be close but not the same because I didn't take into account
%distribution of failures into tpAvgCost, fpAvgCost, fnAvgCost:
PostCMSAggRisk=cumtrapz(PCPostCMSRiskAVG);PostCMSAggRisk(end)

% FP cost * # of Parts * avg # of FP at a single point (or part in time) +
% TP cost *  # of TP for all parts 
% FN cost * # of Parts * avg # of FN at a single point (or part in time)
fpAvgCost*NumParts3*fprOccurr*(fpOccurr+tnOccurr)+tpAvgCost*tprOccurr*(fnOccurr+tpOccurr)...
    + fnAvgCost*NumParts3*fnrOccurr*(fnOccurr+tpOccurr)


